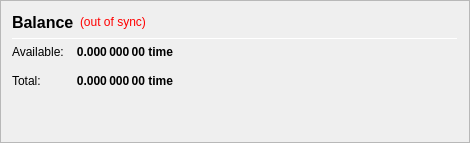
                   <widget class="QFrame" name="frame_CombinedBalances">
                    <property name="minimumSize">
                     <size>
                      <width>470</width>
                      <height>0</height>
                     </size>
                    </property>
                    <property name="frameShape">
                     <enum>QFrame::StyledPanel</enum>
                    </property>
                    <property name="frameShadow">
                     <enum>QFrame::Raised</enum>
                    </property>
                    <layout class="QVBoxLayout" name="verticalLayout_5">
                     <item>
                      <layout class="QHBoxLayout" name="horizontalLayout_5" stretch="0,0,0">
                       <item>
                        <widget class="QLabel" name="label_5z">
                         <property name="minimumSize">
                          <size>
                           <width>0</width>
                           <height>20</height>
                          </size>
                         </property>
                         <property name="font">
                          <font>
                           <pointsize>12</pointsize>
                           <weight>75</weight>
                           <bold>true</bold>
                          </font>
                         </property>
                         <property name="toolTip">
                          <string>Balance (including unconfirmed and immature coins)</string> <!--Combined-->
                         </property>
                         <property name="text">
                          <string>Balance</string> <!--Combined-->
                         </property>
                        </widget>
                       </item>
                       <item>
                        <widget class="QLabel" name="labelWalletStatus">
                         <property name="cursor">
                          <cursorShape>WhatsThisCursor</cursorShape>
                         </property>
                         <property name="toolTip">
                          <string>The displayed information may be out of date. Your wallet automatically synchronizes with the time network after a connection is established, but this process has not completed yet.</string>
                         </property>
                         <property name="styleSheet">
                          <string notr="true">QLabel { color: red; }</string>
                         </property>
                         <property name="text">
                          <string notr="true">(out of sync)</string>
                         </property>
                         <property name="alignment">
                          <set>Qt::AlignLeading|Qt::AlignLeft|Qt::AlignVCenter</set>
                         </property>
                        </widget>
                       </item>
                       <item>
                        <spacer name="horizontalSpacer_1">
                         <property name="orientation">
                          <enum>Qt::Horizontal</enum>
                         </property>
                         <property name="sizeHint" stdset="0">
                          <size>
                           <width>40</width>
                           <height>20</height>
                          </size>
                         </property>
                        </spacer>
                       </item>
                      </layout>
                     </item>
                     <item>
                      <widget class="Line" name="line_CombinedBalance">
                       <property name="minimumSize">
                        <size>
                         <width>0</width>
                         <height>1</height>
                        </size>
                       </property>
                       <property name="maximumSize">
                        <size>
                         <width>16777215</width>
                         <height>1</height>
                        </size>
                       </property>
                       <property name="orientation">
                        <enum>Qt::Horizontal</enum>
                       </property>
                      </widget>
                     </item>
                     <item>
                      <layout class="QGridLayout" name="gridLayout_3">
                       <property name="spacing">
                        <number>12</number>
                       </property>
                       <item row="1" column="0">
                        <widget class="QLabel" name="labelBalanceTextz">
                         <property name="text">
                          <string>Available:</string>
                         </property>
                        </widget>
                       </item>
                       <item row="1" column="1">
                        <widget class="QLabel" name="labelBalancez">
                         <property name="font">
                          <font>
                           <weight>75</weight>
                           <bold>true</bold>
                          </font>
                         </property>
                         <property name="cursor">
                          <cursorShape>IBeamCursor</cursorShape>
                         </property>
                         <property name="toolTip">
                          <string>Your current spendable balance</string>
                         </property>
                         <property name="text">
                          <string notr="true">0.000 000 00 time</string>
                         </property>
                         <property name="alignment">
                          <set>Qt::AlignRight|Qt::AlignTrailing|Qt::AlignVCenter</set>
                         </property>
                         <property name="textInteractionFlags">
                          <set>Qt::LinksAccessibleByMouse|Qt::TextSelectableByKeyboard|Qt::TextSelectableByMouse</set>
                         </property>
                        </widget>
                       </item>
                       <item row="2" column="0">
                        <widget class="QLabel" name="labelTotalTextz">
                         <property name="text">
                          <string>Total:</string>
                         </property>
                        </widget>
                       </item>
                       <item row="2" column="1">
                        <widget class="QLabel" name="labelTotalz">
                         <property name="font">
                          <font>
                           <weight>75</weight>
                           <bold>true</bold>
                          </font>
                         </property>
                         <property name="cursor">
                          <cursorShape>IBeamCursor</cursorShape>
                         </property>
                         <property name="toolTip">
                          <string>Total Balance, including all unavailable coins.</string>
                         </property>
                         <property name="text">
                          <string notr="true">0.000 000 00 time</string>
                         </property>
                         <property name="alignment">
                          <set>Qt::AlignRight|Qt::AlignTrailing|Qt::AlignVCenter</set>
                         </property>
                         <property name="textInteractionFlags">
                          <set>Qt::LinksAccessibleByMouse|Qt::TextSelectableByKeyboard|Qt::TextSelectableByMouse</set>
                         </property>
                        </widget>
                       </item>
                       <item row="2" column="3">
                        <spacer name="horizontalSpacer_2">
                         <property name="orientation">
                          <enum>Qt::Horizontal</enum>
                         </property>
                         <property name="sizeHint" stdset="0">
                          <size>
                           <width>40</width>
                           <height>20</height>
                          </size>
                         </property>
                        </spacer>
                       </item>
                      </layout>
                     </item>
                     <item>
                      <spacer name="verticalSpacer_1">
                       <property name="orientation">
                        <enum>Qt::Vertical</enum>
                       </property>
                       <property name="sizeHint" stdset="0">
                        <size>
                         <width>20</width>
                         <height>40</height>
                        </size>
                       </property>
                      </spacer>
                     </item>
                    </layout>
                   </widget>
